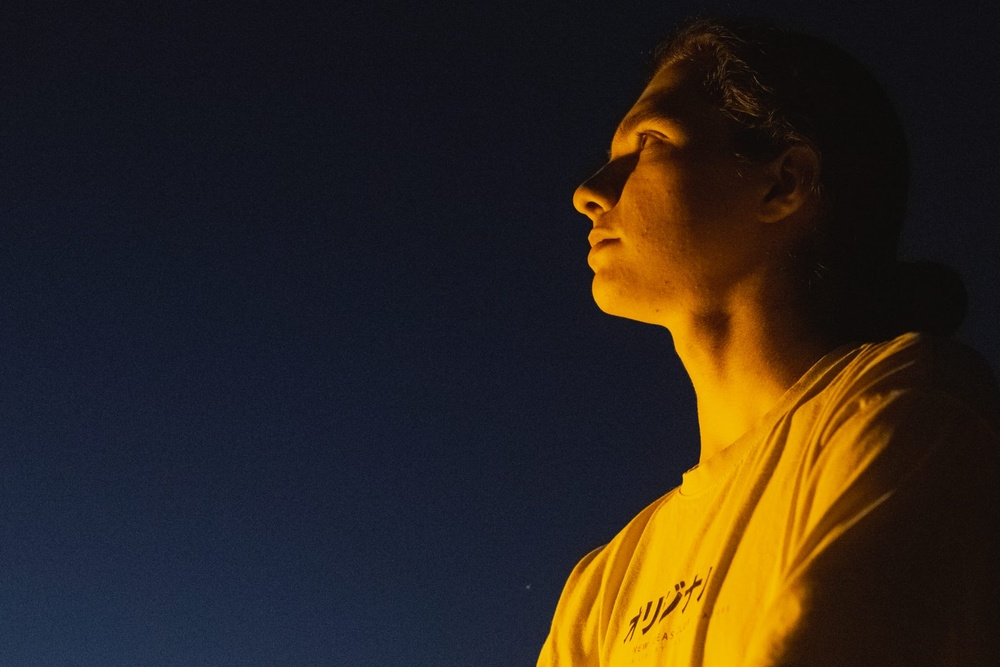
#> input picture tema/testFiles/test2.jpeg, 1000 x 667 px, shrunk from 2048 x 1365 before the run
$ python tema_ps.py testFiles/test2.jpeg
#> lines starting #> are read from the running program, lines starting #| are printed output that depends on the picture
import numpy as np
import matplotlib.pyplot as plt
from scipy import ndimage, datasets
from scipy.fft import dctn, idctn
import sys
import os
import glob
import pickle
import heapq
from collections import Counter

# Std Quantization table (Luminance)
Q_jpeg = np.array([[16, 11, 10, 16, 24, 40, 51, 61],
          [12, 12, 14, 19, 26, 28, 60, 55],
          [14, 13, 16, 24, 40, 57, 69, 56],
          [14, 17, 22, 29, 51, 87, 80, 62],
          [18, 22, 37, 56, 68, 109, 103, 77],
          [24, 35, 55, 64, 81, 104, 113, 92],
          [49, 64, 78, 87, 103, 121, 120, 101],
          [72, 92, 95, 98, 112, 100, 103, 99]])

# Flattening order (low to high freq)
ZIGZAG_ORDER = [
    0, 1, 5, 6,14,15,27,28,
    2, 4, 7,13,16,26,29,42,
    3, 8,12,17,25,30,41,43,
    9,11,18,24,31,40,44,53,
   10,19,23,32,39,45,52,54,
   20,22,33,38,46,51,55,60,
   21,34,37,47,50,56,59,61,
   35,36,48,49,57,58,62,63
]

def break_image_YCbCr(image):
    """RGB -> YCbCr conversion."""
    R = image[:,:,0]
    G = image[:,:,1]
    B = image[:,:,2]

    Y = 0 + (0.299 * R) + (0.587 * G) + (0.114 * B)
    Cb = 128 - (0.168736 * R) - (0.331264 * G) + (0.5 * B)
    Cr = 128 + (0.5 * R) - (0.418688 * G) - (0.081312 * B)
    return Y, Cb, Cr

def reassamble_image(Y, Cb, Cr):
    """YCbCr -> RGB conversion."""
    R = Y + 1.402 * (Cr-128)
    G = Y - 0.344136 * (Cb - 128) - 0.714136 * (Cr - 128)
    B = Y + 1.772 * (Cb - 128)
    reassambled_image = np.dstack((R, G, B))
    reassambled_image = np.clip(reassambled_image, 0, 255).astype(np.uint8)
    return reassambled_image

def quantization(X_8x8_segment, quality):
    """Apply DCT and divide by Q matrix."""
    X_8x8_segment_dctn = dctn(X_8x8_segment)
    Q_jpeg_temp = Q_jpeg * (1/quality)
    return np.round(X_8x8_segment_dctn/Q_jpeg_temp)

def dequantization(X_8x8_segment_dctn_q, quality):
    """Mult by Q matrix to reverse."""
    Q_jpeg_temp = Q_jpeg * (1/quality)
    X_8x8_segment_dtcn_jpeg = Q_jpeg_temp * X_8x8_segment_dctn_q
    return X_8x8_segment_dtcn_jpeg

def jpeg_segment(X_8x8_segment, quality):
    """Process single block."""
    X_8x8_segment_dctn_q = quantization(X_8x8_segment, quality)
    X_8x8_segment_dctn_jpeg = dequantization(X_8x8_segment_dctn_q, quality)
    X_8x8_segment_jpeg = idctn(X_8x8_segment_dctn_jpeg)
    return X_8x8_segment_jpeg

def jpeg_image(X, quality):
    """Full image pipeline: Split -> Process -> Merge."""
    segments = break_image_into_segments(X)
    H, W = X.shape
    X_jpeg = np.zeros(shape=X.shape)

    H_segments, H_segments_r = H // 8, H % 8
    W_segments, W_segments_r = W // 8, W % 8

    if H_segments_r != 0: H_segments += 1
    if W_segments_r != 0: W_segments += 1

    index = 0
    for i in range(H_segments):
        for j in range(W_segments):
            X_segment = segments[index][0]
            orig_h = segments[index][1][0]
            orig_w = segments[index][1][1]
            processed = jpeg_segment(X_segment, quality)

            X_jpeg[8*i : 8*i+orig_h, 8*j : 8*j+orig_w] = processed[:orig_h, :orig_w]

            index += 1
    return X_jpeg

def break_image_into_segments(X):
    """
    Slices image into 8x8 blocks.
    Pads edges with reflection or constants based on remainder size.
    """
    H, W = X.shape
    W_segments, W_segments_r = W//8, W%8
    H_segments, H_segments_r = H//8, H%8
    has_W_r = W_segments_r != 0
    has_H_r = H_segments_r != 0

    if W_segments_r != 0:
        W_segments+=1
    if H_segments_r != 0:
        H_segments+=1

    segments = []
    for i in range(H_segments):
        for j in range(W_segments):
            X_segment = X[8*i:8*(i+1), 8*j:8*(j+1)]
            segment_h, segment_w = X_segment.shape

            # Padding edge cases
            if has_W_r and has_H_r and i == H_segments-1 and j == W_segments-1:
                # Bottom-Right
                mode_w = 'constant' if W_segments_r <=3 else 'reflect'
                mode_h = 'constant' if H_segments_r <=3 else 'reflect'
                if mode_w == mode_h == 'constant':
                    X_segment = np.pad(X_segment, ((0, 8-H_segments_r), (0, 8-W_segments_r)), mode='constant')
                elif mode_w == mode_h == 'reflect':
                    X_segment = np.pad(X_segment, ((0, 8-H_segments_r), (0, 8-W_segments_r)), mode='reflect')
                else:
                    X_segment = np.pad(X_segment, ((0, 8-H_segments_r), (0, 0)), mode=mode_w)
                    X_segment = np.pad(X_segment, ((0, 0), (0, 8-H_segments_r)), mode=mode_h)

            elif has_H_r and i == H_segments-1:
                # Bottom
                mode = 'constant' if W_segments_r <=3 else 'reflect'
                X_segment = np.pad(X_segment, ((0, 8-H_segments_r), (0, 0)), mode=mode)

            elif has_W_r and j == W_segments-1:
                # Right
                mode = 'constant' if H_segments_r <=3 else 'reflect'
                X_segment = np.pad(X_segment, ((0, 0), (0,8-W_segments_r)), mode=mode)

            segments.append((X_segment, (segment_h, segment_w)))
    return segments

def jpeg_compress_image(image, quality):
    """Compress all channels and rebuild."""
    Y, Cb, Cr = break_image_YCbCr(image)
    Y_c = jpeg_image(Y, quality)
    Cb_c = jpeg_image(Cb, quality)
    Cr_c = jpeg_image(Cr, quality)
    reassambled_image = reassamble_image(Y_c,Cb_c,Cr_c)
    return reassambled_image

def MSE(original, compressed):
    return np.mean((original.astype(float)-compressed.astype(float))**2)

# [259 lines left out: functions build_huffman_dict, get_quantinized_segments, serialize_file, deserialize_file, serialize_video, deserialize_video, not called in this run]

image_path = None
target_MSE = None
output_file_name = "output.png"
isVideo = False
do_serialize_file = False
do_deserialize_file = False

if len(sys.argv) > 1:
    image_path = sys.argv[1]
    i = 2
    while i < len(sys.argv):
        arg = sys.argv[i]
        match arg:
            case "--error":
                target_MSE = int(sys.argv[i+1])
                i += 2
            case "-o":
                output_file_name = sys.argv[i+1]
                i += 2
            case "--Video":
                isVideo = True
                i += 1
            case "-si":
                do_serialize_file = True
                i += 1
            case "-so":
                do_deserialize_file = True
                i += 1
            case _:
                i += 1
else:
    print("Please give a file to compress!")
    exit()

if do_deserialize_file == True:
    if isVideo == True:
        deserialize_video(image_path, output_file_name)
    else:
        deserialize_file(image_path, output_file_name)
    exit()

if isVideo == False:
    # Image Mode
    X = plt.imread(image_path)
#> X is the input picture: shape (667, 1000, 3); mean R, G, B 47, 38.1, 29.9
    X = X[:, :, :3] # No Alpha
    if X.max() <= 1:
        X = X * 255
    X_c = None

    if target_MSE == None:
        if do_serialize_file == True:
            serialize_file(X, 1, output_file_name)
        else:
            X_c = jpeg_compress_image(X, 1)
#> in break_image_YCbCr, `R = image[:,:,0]`:
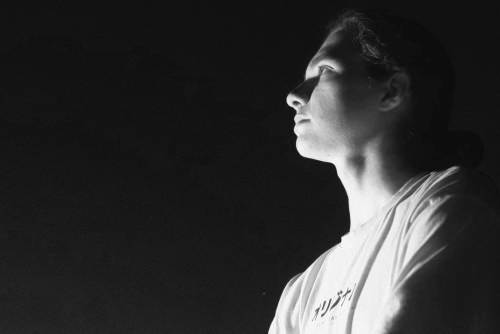
#> R: shape (667, 1000) (shown at 1/2 size); min 8, max 255, mean 47
#> in break_image_YCbCr, `G = image[:,:,1]`:
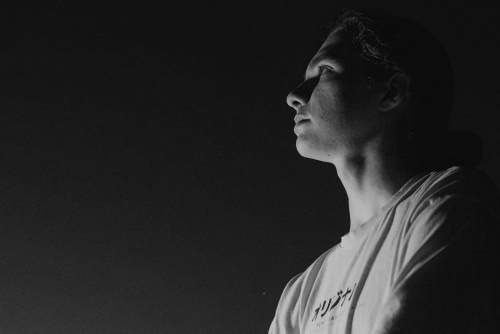
#> G: shape (667, 1000) (shown at 1/2 size); min 2, max 198, mean 38.1
#> in break_image_YCbCr, `B = image[:,:,2]`:
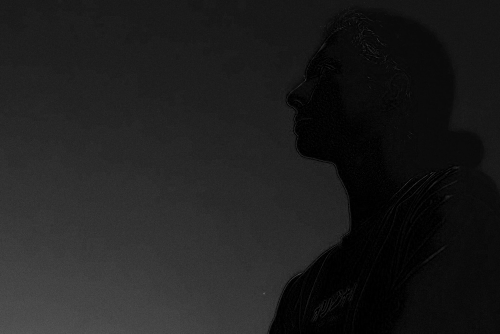
#> B: shape (667, 1000) (shown at 1/2 size); min 0, max 105, mean 29.9
#> in break_image_YCbCr, `Cb = 128 - (0.168736 * R) - (0.331264 * G) + (0.5 * B)`:
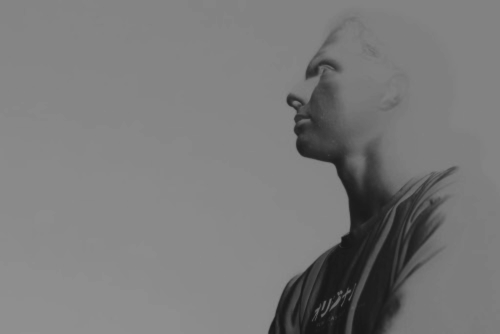
#> Cb: shape (667, 1000) float64 (shown at 1/2 size); min 22.38, max 145, mean 122.4
#> in break_image_YCbCr, `Cr = 128 + (0.5 * R) - (0.418688 * G) - (0.081312 * B)`:
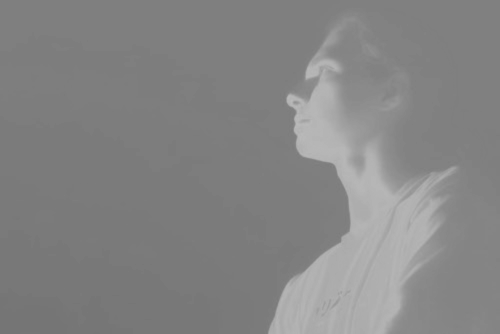
#> Cr: shape (667, 1000) float64 (shown at 1/2 size); min 117, max 188.1, mean 133.1
#> after the loop in break_image_into_segments, `for i in range(H_segments):`: segments = 10500 items
#> after the loop in jpeg_image, `for i in range(H_segments):`: index = 10500
#> in reassamble_image, `G = Y - 0.344136 * (Cb - 128) - 0.714136 * (Cr - 128)`:
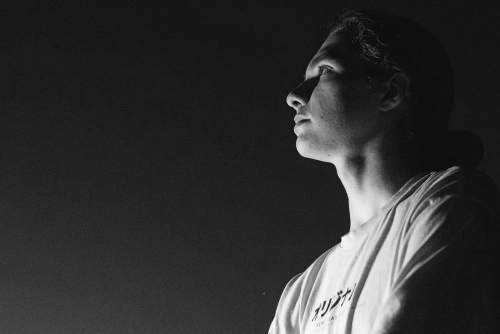
#> G: shape (667, 1000) float64 (shown at 1/2 size); min -0.0572, max 198.3, mean 38.1; drawn with min black and max white
#> in reassamble_image, `B = Y + 1.772 * (Cb - 128)`:
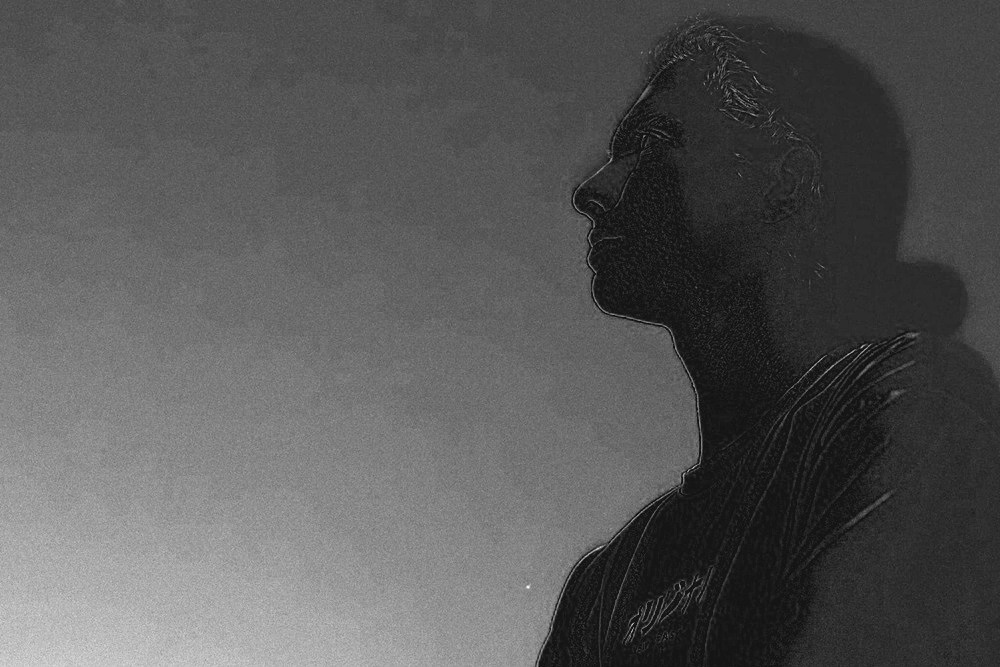
#> B: shape (667, 1000) float64; min -9.54, max 105.4, mean 29.8; drawn with min black and max white
            plt.imsave(output_file_name, X_c.astype(np.uint8))
    else:
        # Search for Target MSE
        MSE_v = 0
        i = 1
        jump_rate = 4
        while abs(MSE_v - target_MSE) > 3 and (jump_rate-1 > 10e-10):
            if MSE_v < target_MSE:
                i *= jump_rate
            if MSE_v > target_MSE:
                jump_rate = np.sqrt(jump_rate)
                i /= jump_rate
            quality = 1/i
            X_c = jpeg_compress_image(X, quality)
            MSE_v = MSE(X,X_c)
            print(f"\rCurrent MSE: {MSE_v}\033[K", end="", flush=True)
        print()

        if do_serialize_file == True:
            serialize_file(X, 1/i, output_file_name)
        else:
            X_c = jpeg_compress_image(X, 1/i)
            plt.imsave(output_file_name, X_c.astype(np.uint8))
else:
    # Video Mode
    if do_serialize_file == True:
        if output_file_name == "output.png": output_file_name = "output.bin"
        serialize_video(image_path, 1/3, output_file_name)
    else:
        # Frame-by-frame JPEG (No serialization)
        os.system("mkdir -p temp_frames")
        os.system(f"ffmpeg -loglevel error -i {image_path} temp_frames/f_%04d.png")

        frame_files = sorted(glob.glob("temp_frames/f_*.png"))
        for i,filepath in enumerate(frame_files):
            print(f"\rFrame #{i+1}", end="", flush=True)
            X = plt.imread(filepath)
            X = X[:, :, :3]
            if X.max() <=1 :
                X = X * 255
            X_c = jpeg_compress_image(X,1/3)
            plt.imsave(filepath, X_c.astype(np.uint8))
        print("\r\033[K")

        if output_file_name == "output.png":
            output_file_name = "output.mp4"

        # Merge video with Audio
        os.system(f"ffmpeg -loglevel error -framerate 23.98 -i temp_frames/f_%04d.png -i {image_path} -c:v libx264 -pix_fmt yuv420p -map 0:v:0 -map 1:a:0? {output_file_name} -y")
        os.system("rm -r temp_frames/")
